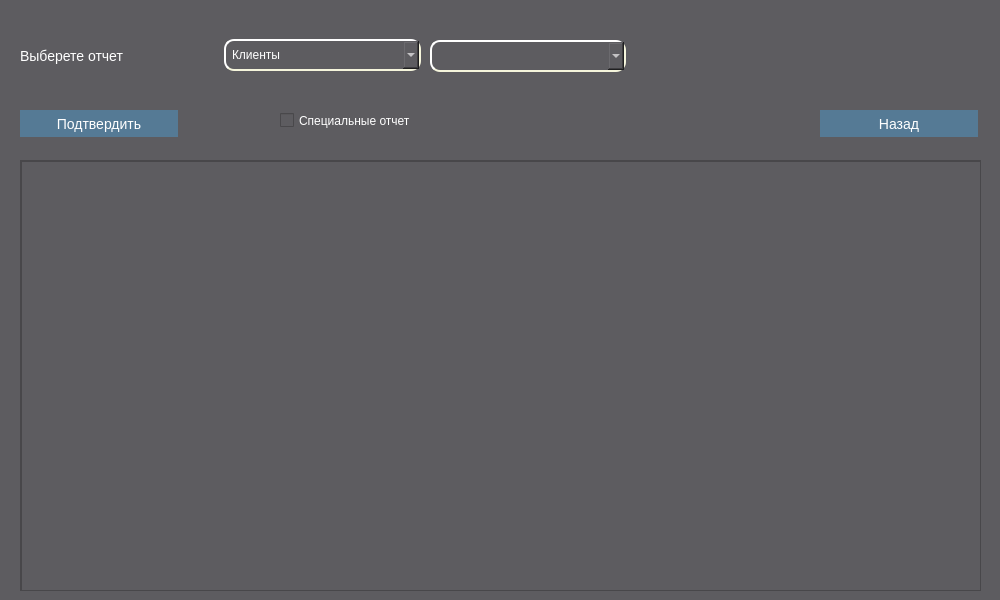
<?xml version="1.0" encoding="UTF-8"?>
<ui version="4.0">
 <class>Report</class>
 <widget class="QWidget" name="Report">
  <property name="geometry">
   <rect>
    <x>0</x>
    <y>0</y>
    <width>1000</width>
    <height>600</height>
   </rect>
  </property>
  <property name="minimumSize">
   <size>
    <width>1000</width>
    <height>600</height>
   </size>
  </property>
  <property name="maximumSize">
   <size>
    <width>1000</width>
    <height>600</height>
   </size>
  </property>
  <property name="windowTitle">
   <string>Отчет</string>
  </property>
  <property name="windowIcon">
   <iconset>
    <normaloff>icons/report.png</normaloff>icons/report.png</iconset>
  </property>
  <property name="styleSheet">
   <string notr="true">background-color: #5d5c60;</string>
  </property>
  <widget class="QWidget" name="horizontalLayoutWidget">
   <property name="geometry">
    <rect>
     <x>20</x>
     <y>10</y>
     <width>401</width>
     <height>91</height>
    </rect>
   </property>
   <layout class="QHBoxLayout" name="horizontalLayout">
    <item>
     <widget class="QLabel" name="label">
      <property name="styleSheet">
       <string notr="true">font-size: 14px; color: white;</string>
      </property>
      <property name="text">
       <string>Выберете отчет</string>
      </property>
     </widget>
    </item>
    <item>
     <widget class="QComboBox" name="TableNameComboBox">
      <property name="enabled">
       <bool>true</bool>
      </property>
      <property name="styleSheet">
       <string notr="true">border-style: outset;
    border-width: 2px;
    border-radius: 10px;
    border-color: beige;
  padding: 6px; color: white;</string>
      </property>
      <property name="currentIndex">
       <number>0</number>
      </property>
      <item>
       <property name="text">
        <string>Клиенты</string>
       </property>
      </item>
      <item>
       <property name="text">
        <string>Заказы</string>
       </property>
      </item>
      <item>
       <property name="text">
        <string>Товары</string>
       </property>
      </item>
      <item>
       <property name="text">
        <string>Сотрудники</string>
       </property>
      </item>
      <item>
       <property name="text">
        <string>Должности</string>
       </property>
      </item>
     </widget>
    </item>
   </layout>
  </widget>
  <widget class="QPushButton" name="AddNewReportButton">
   <property name="enabled">
    <bool>true</bool>
   </property>
   <property name="geometry">
    <rect>
     <x>20</x>
     <y>110</y>
     <width>158</width>
     <height>27</height>
    </rect>
   </property>
   <property name="cursor">
    <cursorShape>PointingHandCursor</cursorShape>
   </property>
   <property name="styleSheet">
    <string notr="true">background-color: #557a95;
border: none;
color: white;
padding: 5px;
text-align: center;
text-decoration: none;
font-size: 14px;
outline: none;</string>
   </property>
   <property name="text">
    <string>Подтвердить</string>
   </property>
  </widget>
  <widget class="QScrollArea" name="scrollArea">
   <property name="geometry">
    <rect>
     <x>20</x>
     <y>160</y>
     <width>961</width>
     <height>431</height>
    </rect>
   </property>
   <property name="widgetResizable">
    <bool>true</bool>
   </property>
   <widget class="QWidget" name="scrollAreaWidgetContents">
    <property name="geometry">
     <rect>
      <x>0</x>
      <y>0</y>
      <width>959</width>
      <height>429</height>
     </rect>
    </property>
    <widget class="QListWidget" name="ListOfReportWidget">
     <property name="geometry">
      <rect>
       <x>0</x>
       <y>0</y>
       <width>961</width>
       <height>431</height>
      </rect>
     </property>
     <property name="minimumSize">
      <size>
       <width>0</width>
       <height>0</height>
      </size>
     </property>
     <property name="styleSheet">
      <string notr="true">color: white;</string>
     </property>
     <property name="sortingEnabled">
      <bool>false</bool>
     </property>
    </widget>
   </widget>
  </widget>
  <widget class="QCheckBox" name="SpecialReportsCheckBox">
   <property name="geometry">
    <rect>
     <x>280</x>
     <y>110</y>
     <width>131</width>
     <height>21</height>
    </rect>
   </property>
   <property name="styleSheet">
    <string notr="true">color: white;</string>
   </property>
   <property name="text">
    <string>Специальные отчеты</string>
   </property>
  </widget>
  <widget class="QPushButton" name="ReturnBackButton">
   <property name="enabled">
    <bool>true</bool>
   </property>
   <property name="geometry">
    <rect>
     <x>820</x>
     <y>110</y>
     <width>158</width>
     <height>27</height>
    </rect>
   </property>
   <property name="cursor">
    <cursorShape>PointingHandCursor</cursorShape>
   </property>
   <property name="styleSheet">
    <string notr="true">background-color: #557a95; border: none;color: white;padding: 5px;text-align: center;  text-decoration: none;  font-size: 14px;
outline: none;</string>
   </property>
   <property name="text">
    <string>Назад</string>
   </property>
  </widget>
  <widget class="QComboBox" name="FilterNameComboBox">
   <property name="enabled">
    <bool>true</bool>
   </property>
   <property name="geometry">
    <rect>
     <x>430</x>
     <y>40</y>
     <width>196</width>
     <height>32</height>
    </rect>
   </property>
   <property name="styleSheet">
    <string notr="true">border-style: outset;
    border-width: 2px;
    border-radius: 10px;
    border-color: beige;
  padding: 6px; color: white;</string>
   </property>
   <property name="currentIndex">
    <number>-1</number>
   </property>
  </widget>
 </widget>
 <resources/>
 <connections/>
</ui>
